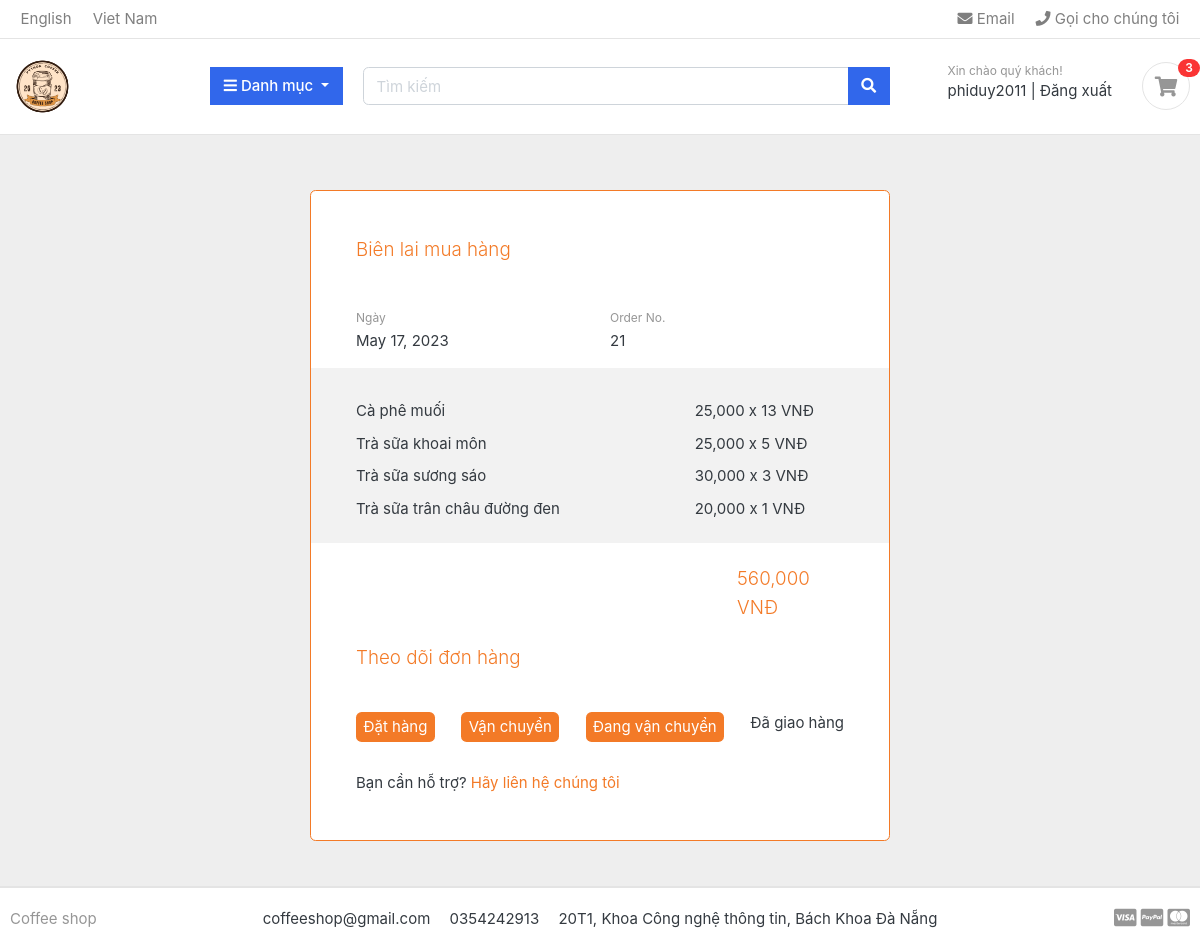
The app's page /cart/order-detail/21/ (signed in) with its own data.
### cart/models.py (models this page shows, shortened)
class Order(models.Model):
    customer = models.ForeignKey(Customer, on_delete=models.SET_NULL, null=True)
    date_ordered = models.DateTimeField(default=now)
    complete = models.BooleanField(default=False)
    @property
    def get_cart_total(self):
        orderitems = self.orderitem_set.all()
        total = sum([item.get_total for item in orderitems])
        return total
    @property
    def get_cart_items(self):
        orderitems = self.orderitem_set.all()
        total = sum([item.quantity for item in orderitems])
        return total

class OrderItem(models.Model):
    product = models.ForeignKey(Product, on_delete=models.SET_NULL, null=True)
    order = models.ForeignKey(Order, on_delete=models.SET_NULL, null=True)
    quantity = models.IntegerField(default=0)
    date_added = models.DateTimeField(default=now)
    @property
    def get_total(self):
        total = self.product.price * self.quantity
        return total

### coffee/models.py (models this page shows, shortened)
class Product(models.Model):
    name = models.CharField(max_length=255, unique=True)
    slug = models.SlugField(max_length=100, unique=True)
    price = models.FloatField()
    category = models.ForeignKey(Category, on_delete=models.CASCADE)
    image = models.ImageField(max_length=100, upload_to='products/images', blank=True)
    description = models.TextField(max_length=2048, blank=True, default='')

### cart/views.py (the view)
# urls.py: path('order-detail/<int:order_id>/', views.orderDetail, name='order-detail'),
def orderDetail(request,order_id):
    if request.user.is_authenticated:
        data = cartData(request)
        cartItems = data['cartItems']
        customer = request.user.customer
        order = Order.objects.filter(customer=customer, complete=True, id=order_id)
        items = OrderItem.objects.filter(order=order[0])
        return render(request, "order-detail.html", {'items':items, 'order':order[0], 'cartItems':cartItems, 'alert':False})
    else:
        return render(request, "order.html")

### cart/inherit.py (called while the page is built, shortened)
def cartData(request):
    if request.user.is_authenticated:
        customer = request.user.customer
        order, created = Order.objects.get_or_create(customer=customer, complete=False)
        items = order.orderitem_set.all()
        cartItems = order.get_cart_items
    return {'cartItems':cartItems, 'items':items, 'order':order}

### category/context_processors.py (called while the page is built)
def menu_links(request):
    links = Category.objects.all()
    return dict(links=links)

### category/models.py (called while the page is built)
    def get_url(self):
        return reverse('products_by_category', args=[self.slug])

### templates/order-detail.html (shortened to what this page needs)
{% extends 'base.html' %}
{% load static %}
{% load humanize %}
{% block content %}
<section class="h-100 h-custom" style="background-color: #eee;">
    <div class="container py-5 h-100">
      <div class="row d-flex justify-content-center align-items-center h-100">
        <div class="col-lg-8 col-xl-6">
          <div class="card border-top border-bottom border-3" style="border-color: #f37a27 !important;">
            <div class="card-body p-5">
              <p class="lead fw-bold mb-5" style="color: #f37a27;">Biên lai mua hàng</p>
              <div class="row">
                <div class="col mb-3">
                  <p class="small text-muted mb-1">Ngày</p>
                  <p>{{order.date_ordered.date}}</p>
                </div>
                <div class="col mb-3">
                  <p class="small text-muted mb-1">Order No.</p>
                  <p>{{order.id}}</p>
                </div>
              </div>
              <div class="mx-n5 px-5 py-4" style="background-color: #f2f2f2;">
                {% for item in items %}
                <div class="row">
                  <div class="col-md-8 col-lg-8">
                    <p>{{item.product.name}}</p>
                  </div>
                  <div class="col-md-5 col-lg-4">
                    <p>{{item.product.price|floatformat:0|intcomma}} x {{item.quantity}} VNĐ</p>
                  </div>
                </div>
                {% endfor %}
              </div>
              <div class="row my-4">
                <div class="col-md-4 offset-md-8 col-lg-3 offset-lg-9">
                  <p class="lead fw-bold mb-0" style="color: #f37a27;">{{order.get_cart_total|floatformat:0|intcomma}} VNĐ</p>
                </div>
              </div>
              <p class="lead fw-bold mb-4 pb-2" style="color: #f37a27;">Theo dõi đơn hàng</p>
              <div class="row">
                <div class="col-lg-12">
                  <div class="horizontal-timeline">
                    <ul class="list-inline items d-flex justify-content-between">
                      <li class="list-inline-item items-list">
                        <p class="py-1 px-2 rounded text-white" style="background-color: #f37a27;">Đặt hàng</p
                          class="py-1 px-2 rounded text-white" style="background-color: #f37a27;">
                      </li>
                      <li class="list-inline-item items-list">
                        <p class="py-1 px-2 rounded text-white" style="background-color: #f37a27;">Vận chuyển</p
                          class="py-1 px-2 rounded text-white" style="background-color: #f37a27;">
                      </li>
                      <li class="list-inline-item items-list">
                        <p class="py-1 px-2 rounded text-white" style="background-color: #f37a27;">Đang vận chuyển
                        </p>
                      </li>
                      <li class="list-inline-item items-list text-end" style="margin-right: 8px;">
                        <p style="margin-right: -8px;">Đã giao hàng</p>
                      </li>
                    </ul>
                  </div>
                </div>
              </div>
              <p class="mt-4 pt-2 mb-0">Bạn cần hỗ trợ? <a href="#!" style="color: #f37a27;">Hãy liên hệ chúng tôi</a></p>
            </div>
          </div>
        </div>
      </div>
    </div>
  </section>
  {% endblock %}

### templates/includes/navbar.html (shortened to what this page needs)
{% load static %}
<header class="section-header">
    <nav class="navbar p-md-0 navbar-expand-sm navbar-light border-bottom">
        <div class="container">
            <div class="collapse navbar-collapse" id="navbarTop4">
                <ul class="navbar-nav mr-auto">
                    <li class="nav-item dropdown">
                        <a href="#" class="nav-link"> English </a>
                    </li>
                    <li class="nav-item dropdown">
                        <a href="#" class="nav-link"> Viet Nam </a>
                    </li>
                </ul>
                <ul class="navbar-nav">
                    <li><a href="#" class="nav-link"> <i class="fa fa-envelope"></i> Email </a></li>
                    <li><a href="#" class="nav-link"> <i class="fa fa-phone"></i> Gọi cho chúng tôi </a></li>
                </ul>
            </div>
        </div>
    </nav>
    <section class="header-main border-bottom">
        <div class="container">
            <div class="row align-items-center">
                <div class="col-lg-2 col-md-3 col-6">
                    <a href="{% url 'home' %}" class="brand-wrap">
                        <img class="logo" src="{% static 'images/logo-shop.png' %}" style="max-height: 65px;">
                    </a>
                </div>
                <div class="col-lg col-sm col-md col-6 flex-grow-0">
                    <div class="category-wrap dropdown d-inline-block float-right">
                        <button type="button" class="btn btn-primary dropdown-toggle" data-toggle="dropdown">
                            <i class="fa fa-bars"></i> Danh mục
                        </button>
                    </div>
                </div>
                <div class="col-lg  col-md-6 col-sm-12 col">
                    <form action="{% url 'search' %}" class="search">
                        <div class="input-group w-100">
                            <input type="text" class="form-control" style="width:60%;" placeholder="Tìm kiếm" name="keyword">
                            <div class="input-group-append">
                                <button class="btn btn-primary" type="submit">
                                    <i class="fa fa-search"></i>
                                </button>
                            </div>
                        </div>
                    </form>
                </div>
                <div class="col-lg-3 col-sm-6 col-8 order-2 order-lg-3">
                    <div class="d-flex justify-content-end mb-3 mb-lg-0">
                        <div class="widget-header">
                            <small class="title text-muted">Xin chào quý khách!</small>
                            <div>
                                {% if request.user.is_active %}
                                <span class="greet">{{request.user}}</span> <span class="dark-transp"> | </span>
                                <span><a class="greet" href="{% url 'logout' %}">Đăng xuất</a></span>
                                {% else %}
                                <a href="{% url 'login' %}">Đăng nhập</a> <span class="dark-transp"> | </span>
                                <a href="{%url 'register' %}">Đăng ký</a>
                                {% endif %}
                            </div>
                        </div>
                        <a href="/cart" class="widget-header pl-3 ml-3">
                            <div class="icon icon-sm rounded-circle border"><i class="fa fa-shopping-cart"></i></div>
                            <span class="badge badge-pill badge-danger notify cart-quantity">{{cartItems}}</span>
                        </a>
                    </div>
                </div>
            </div>
        </div>
    </section>
</header>

### static/css/custom.css (style rules this page uses)
.col-lg-4, .col-lg-6, .col-lg-8, .col-lg-12 { margin-top: 10px; }
.btn { border-radius: 0; }

### static/css/ui.css (style rules this page uses)
html { font-family: "Inter", sans-serif; font-size: 15px; }
.icon-xs, .icon-sm, .icon-md, .icon-lg { display: inline-block; text-align: center; flex-shrink: 0; flex-grow: 0; }
.icon-sm { width: 48px; height: 48px; line-height: 48px !important; font-size: 20px; }
p:last-child { margin-bottom: 0; }
.header-main { position: relative; padding-top: 1rem; padding-bottom: 1rem; }
.brand-wrap .logo, .navbar-brand .logo { margin-right: 7px; max-height: 42px; display: inline-block; }
.widget-header { display: inline-block; vertical-align: middle; position: relative; }
.widget-header a { color: #343a40; }
.widget-header i { color: #969696; }
.widget-header .title { display: block; }
.widget-header .notify { position: absolute; top: -3px; right: -10px; }
.list-inline { margin-bottom: 0; }
.list-inline-item { vertical-align: middle; }
[class*=list-] li:after { visibility: hidden; display: block; content: ""; overflow: hidden; height: 0; clear: both; }
.notify { position: absolute; top: -4px; right: -10px; display: inline-block; padding: 0.25em 0.6em; font-size: 12px; line-height: 1; text-align: center; border-radius: 3rem; color: #fff; background-color: #fa3434; }

### records on screen
Order: date_ordered "May 17, 2023", id "21", get_cart_total "560,000"
OrderItem: product.name "Cà phê muối", product.price "25,000", quantity "13"
OrderItem: product.name "Trà sữa khoai môn", product.price "25,000", quantity "5"
OrderItem: product.name "Trà sữa sương sáo", product.price "30,000", quantity "3"
OrderItem: product.name "Trà sữa trân châu đường đen", product.price "20,000", quantity "1"

### other values on screen
{{ request.user }} "phiduy2011"
{{ cartItems }} "3"
